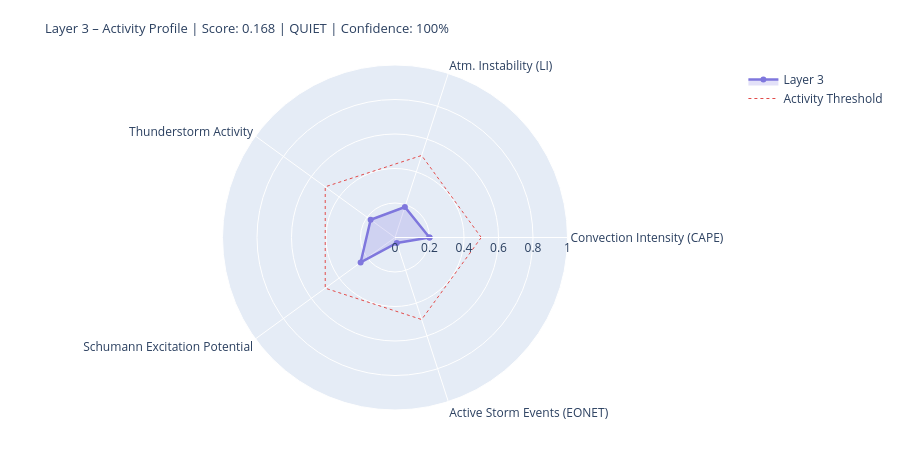

Source (notebook cell):
### Markdown cell above
---
## 4. State Assessment & Handoff to Layer 4/5

### Code cell
# ============================================================
# LAYER-3-SCORE
# Five dynamic components
# ============================================================

def norm(v, lo, hi):
    if v is None or (isinstance(v, float) and math.isnan(v)): return None
    return round(max(0.0, min(1.0, (v - lo) / (hi - lo))), 4)

# --- 1) Convection intensity (global CAPE mean) ---
cape_mean = df_atm['cape'].dropna().mean() if not df_atm.empty else None
conv_score = norm(cape_mean, 0, 3000)
conv_src   = 'primary' if cape_mean is not None else 'missing'

# --- 2) Atmospheric instability (LI mean) ---
li_mean   = df_atm['li'].dropna().mean() if not df_atm.empty else None
# Negative LI = unstable → higher score
instab_score = norm(-li_mean if li_mean is not None else None, -6, 6)
instab_src   = 'primary' if li_mean is not None else 'missing'

# --- 3) Thunderstorm activity (mean thunder score + WMO count) ---
thunder_mean = df_atm['thunder_score'].mean() if not df_atm.empty else None
n_thunder    = int(df_atm['thunderstorm'].sum()) if not df_atm.empty else 0
thunder_score_val = norm(
    (thunder_mean or 0) * 0.7 + n_thunder * 0.1, 0, 1.0
) if thunder_mean is not None else None
thunder_src = 'primary'

# --- 4) Schumann excitation potential (weighted Schumann contribution) ---
schumann_pot = df_atm['schumann_contribution'].mean() if not df_atm.empty else None
# Boosted by Layer-2 thunderstorm trigger
if schumann_pot is not None and l2_thunder:
    schumann_pot = min(1.0, schumann_pot * 1.2)
schumann_score = norm(schumann_pot, 0, 1.0) if schumann_pot is not None else None
schumann_src   = 'derived'

# --- 5) Storm activity (NASA EONET) ---
# Distinction: None = data not loaded, 0.0 = loaded but no events
storm_score = None
storm_src   = 'missing'
if raw.get('storms') is not None:          # API reached successfully
    storm_score = norm(len(storm_events), 0, 30) if storm_events else 0.0
    storm_src   = 'primary'

# X-Ray and Kp: context only, not in dynamic score
# (X-Ray = Layer-0/4 driver; Kp = geomagnetic index, not a lightning proxy)
xray_context = None
if raw.get('xray'):
    df_xc = pd.DataFrame(raw['xray'])
    fc = next((c for c in df_xc.columns
               if any(k in c.lower() for k in ['flux','long']) and 'time' not in c.lower()),
              df_xc.columns[1])
    df_xc[fc] = pd.to_numeric(df_xc[fc], errors='coerce')
    xray_last = df_xc[fc].dropna().iloc[-1] if not df_xc[fc].dropna().empty else None
    if xray_last:
        xray_class = ('X' if xray_last>=1e-4 else 'M' if xray_last>=1e-5
                      else 'C' if xray_last>=1e-6 else 'B')
        xray_context = {'flux': float(xray_last), 'class': xray_class}
        print(f'X-Ray context: {xray_class}-class ({xray_last:.2e} W/m²)')

# --- Aggregate ---
COMPONENTS = {
    'Convection Intensity (CAPE)':  {'score': conv_score,       'source': conv_src,    'dynamic': True},
    'Atm. Instability (LI)':         {'score': instab_score,     'source': instab_src,  'dynamic': True},
    'Thunderstorm Activity':              {'score': thunder_score_val, 'source': thunder_src, 'dynamic': True},
    'Schumann Excitation Potential':   {'score': schumann_score,   'source': schumann_src,'dynamic': True},
    'Active Storm Events (EONET)': {'score': storm_score,      'source': storm_src,   'dynamic': True},
}

available   = {k: v['score'] for k, v in COMPONENTS.items() if v['score'] is not None}
unavailable = [k for k, v in COMPONENTS.items() if v['score'] is None]
layer3_score = round(sum(available.values()) / len(available), 4) if available else None
confidence   = round(len(available) / len(COMPONENTS), 2)
level = ('unknown' if layer3_score is None
         else 'quiet'   if layer3_score < 0.3
         else 'moderate' if layer3_score < 0.6
         else 'active')
dominant_l3 = max(available, key=available.get) if available else 'none'

# --- Ausgabe ---
W = 68
print('=' * W)
print('LAYER 3 – ATMOSPHERE / WEATHER / THUNDERSTORMS – STATE ASSESSMENT')
print('=' * W)
for name, comp in COMPONENTS.items():
    s = comp['score']
    if s is not None:
        bar = '█' * int(s * 20) + '░' * (20 - int(s * 20))
        print(f'  {name:<36} {bar}  {s:.3f}  [{comp["source"]}]')
    else:
        print(f'  {name:<36} {"─" * 20}  n/a   [missing]')
print('-' * W)
print(f'  Score:        {layer3_score:.3f}  ({len(available)}/{len(COMPONENTS)} components)')
print(f'  Confidence:   {confidence:.0%}')
print(f'  Level:        {level.upper()}')
print(f'  Dominant:     {dominant_l3}')
print(f'  CAPE mean:    {cape_mean:.0f} J/kg' if cape_mean else '  CAPE mean:    n/a')
print(f'  LI mean:      {li_mean:.1f} K' if li_mean is not None else '  LI mean:      n/a')
print(f'  Thunderstorms:{n_thunder} points (WMO)  +  {len(storm_events)} NASA EONET')
print('=' * W)

# Radar
cats   = list(available.keys())
vals_r = list(available.values())
if len(cats) >= 3:
    fig = go.Figure()
    fig.add_trace(go.Scatterpolar(
        r=vals_r + [vals_r[0]], theta=cats + [cats[0]],
        fill='toself', fillcolor='rgba(127,119,221,0.22)',
        line=dict(color='#7F77DD', width=2.5), name='Layer 3'
    ))
    fig.add_trace(go.Scatterpolar(
        r=[0.5] * (len(cats)+1), theta=cats + [cats[0]],
        line=dict(color='#E24B4A', dash='dot', width=1),
        mode='lines', name='Activity Threshold'
    ))
    fig.update_layout(
        title=dict(
            text=f'Layer 3 – Activity Profile | Score: {layer3_score:.3f} | {level.upper()} | Confidence: {confidence:.0%}',
            font=dict(size=13)
        ),
        polar=dict(radialaxis=dict(visible=True, range=[0, 1])),
        height=450, showlegend=True,
        margin=dict(l=60, r=60, t=65, b=40)
    )
    fig.show()

### Figure 1 — Plotly figure (JSON) as saved in the notebook; plotly's stock layout.template omitted (floating-point values rounded to 4 significant figures)
{"data": [{"fill": "toself", "fillcolor": "rgba(127,119,221,0.22)", "line": {"color": "#7F77DD", "width": 2.5}, "name": "Layer 3", "r": [0.2, 0.1854, 0.1745, 0.2463, 0.0333, 0.2], "theta": ["Convection Intensity (CAPE)", "Atm. Instability (LI)", "Thunderstorm Activity", "Schumann Excitation Potential", "Active Storm Events (EONET)", "Convection Intensity (CAPE)"], "type": "scatterpolar"}, {"line": {"color": "#E24B4A", "dash": "dot", "width": 1}, "mode": "lines", "name": "Activity Threshold", "r": [0.5, 0.5, 0.5, 0.5, 0.5, 0.5], "theta": ["Convection Intensity (CAPE)", "Atm. Instability (LI)", "Thunderstorm Activity", "Schumann Excitation Potential", "Active Storm Events (EONET)", "Convection Intensity (CAPE)"], "type": "scatterpolar"}], "layout": {"height": 450, "margin": {"b": 40, "l": 60, "r": 60, "t": 65}, "polar": {"radialaxis": {"range": [0, 1], "visible": true}}, "showlegend": true, "title": {"font": {"size": 13}, "text": "Layer 3 – Activity Profile | Score: 0.168 | QUIET | Confidence: 100%"}}}
